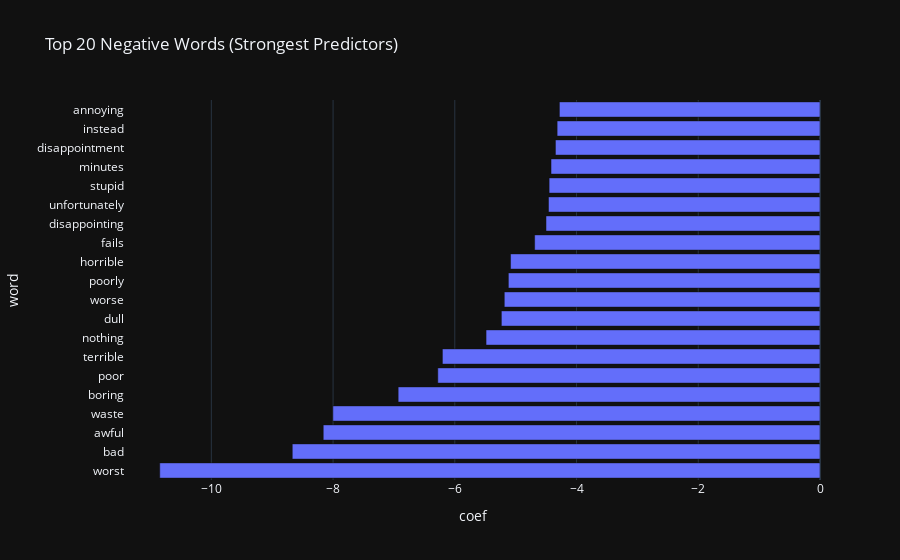

Notebook cell for this chart:
### Code cell
fig = px.bar(top_20_neg,
             x='coef',
             y='word',
             title='Top 20 Negative Words (Strongest Predictors)')

fig.show()

### Figure 1 — Plotly figure (JSON) as saved in the notebook; plotly's stock layout.template omitted (floating-point values rounded to 4 significant figures)
{"data": [{"hovertemplate": "coef=%{x}<br>word=%{y}<extra></extra>", "legendgroup": "", "marker": {"color": "#636efa", "pattern": {"shape": ""}}, "name": "", "orientation": "h", "showlegend": false, "textposition": "auto", "x": [-10.85, -8.67, -8.161, -8.003, -6.931, -6.279, -6.204, -5.487, -5.235, -5.187, -5.12, -5.084, -4.688, -4.502, -4.461, -4.45, -4.419, -4.347, -4.319, -4.282], "xaxis": "x", "y": ["worst", "bad", "awful", "waste", "boring", "poor", "terrible", "nothing", "dull", "worse", "poorly", "horrible", "fails", "disappointing", "unfortunately", "stupid", "minutes", "disappointment", "instead", "annoying"], "yaxis": "y", "type": "bar"}], "layout": {"xaxis": {"anchor": "y", "domain": [0.0, 1.0], "title": {"text": "coef"}}, "yaxis": {"anchor": "x", "domain": [0.0, 1.0], "title": {"text": "word"}}, "legend": {"tracegroupgap": 0}, "title": {"text": "Top 20 Negative Words (Strongest Predictors)"}, "barmode": "relative"}}
